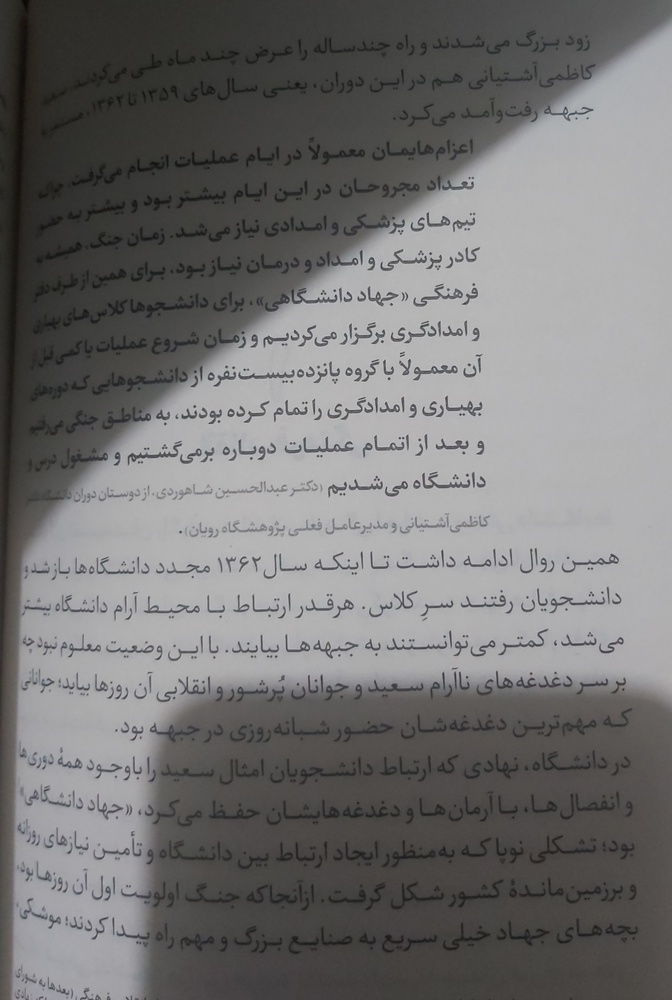
#> input picture HW[8]/royan.jpg, 672 x 1000 px, shrunk from 3540 x 5267 before the run
$ jupyter execute --allow-errors 'HW[8].ipynb'   (shell and % lines are left out)
#> lines starting #> are read from the running program, lines starting #| are printed output that depends on the picture; after the words box and inside, x2 and y2 are one past the last pixel; in counts of white or black regions, pixels touching at a corner belong together
# **الف:**

[cell 1]
# Import required packages
import cv2
import pytesseract
from google.colab.patches import cv2_imshow
from PIL import Image
from matplotlib import pyplot as plt

##################### your code ################################
img = cv2.imread("royan.jpg")
#> img is the input picture: shape (1000, 672, 3); mean B, G, R 115.3, 115.6, 116.4
gray = cv2.cvtColor(img, cv2.COLOR_BGR2GRAY)

_, otsu_output = cv2.threshold(
    gray, 0, 255, cv2.THRESH_BINARY + cv2.THRESH_OTSU
)
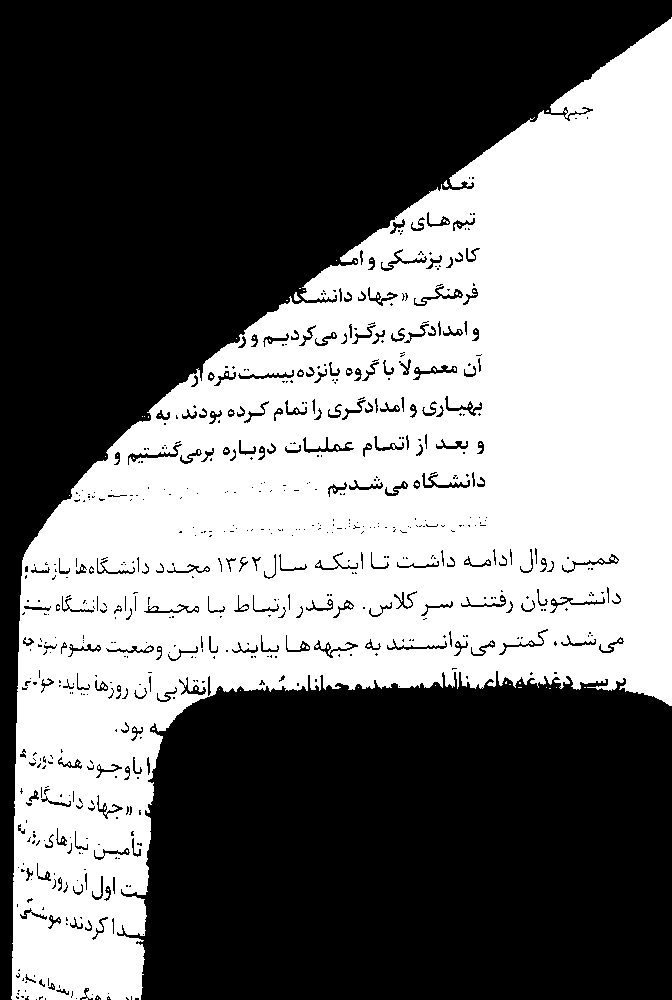
#> otsu_output: shape (1000, 672); 45.3% white; 90 white regions (87 under 20 px), largest, box (x1, y1, x2, y2) and area: (11, 17, 672, 1000) 303694, (294, 292, 301, 301) 36, (443, 180, 449, 187) 22
"""plt.figure()
plt.title("Otsu")
plt.axis("off")
plt.imshow(otsu_output, "gray")"""

adaptive_output = cv2.adaptiveThreshold(
    gray, 255, cv2.ADAPTIVE_THRESH_MEAN_C, cv2.THRESH_BINARY, 55, 15
)
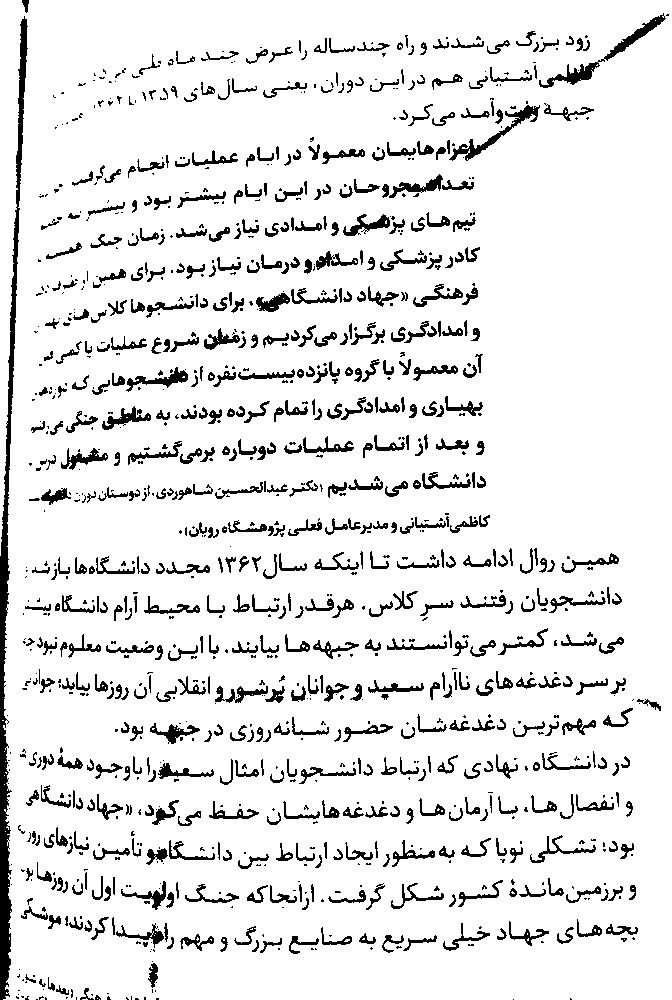
#> adaptive_output: shape (1000, 672); 90.3% white; 1146 black regions (555 under 20 px), largest, box (x1, y1, x2, y2) and area: (0, 16, 28, 1000) 5932, (539, 13, 666, 88) 1068, (449, 105, 540, 161) 800
"""plt.figure()
plt.title("Adaptive Threshold")
plt.axis("off")
plt.imshow(adaptive_output, "gray")"""


################################################################
print("******* Otsu result: ********")
print(pytesseract.image_to_string(otsu_output, lang='fas'))
#> (this line was passed over: pytesseract is not available in this run)

print("******* Adaptive thresh result: ********")
print(pytesseract.image_to_string(adaptive_output, lang='fas'))
#> (this line was passed over: pytesseract is not available in this run)

[cell 2]
# Without thresholding
image_path_in_colab='royan.jpg'
#> (the rest of this cell did not finish here and is left out)

# **ب:**

[cell 3]
# Import required packages
import cv2
import pytesseract
from google.colab.patches import cv2_imshow
from PIL import Image
##################### your code ################################
img = cv2.imread("mypic.png")
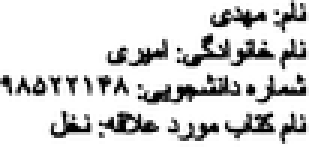
#> input picture HW[8]/mypic.png, 103 x 49 px, shrunk from 541 x 256 before the run (shown 3 times larger)
#> img is the input picture: shape (49, 103, 3); min 0, max 255, mean 214
gray = cv2.cvtColor(img, cv2.COLOR_BGR2GRAY)
#> gray: shape (49, 103)

_, otsu_output = cv2.threshold(
    gray, 0, 255, cv2.THRESH_BINARY + cv2.THRESH_OTSU
)
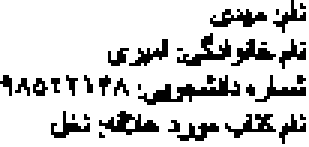
#> otsu_output: shape (49, 103) (shown 3 times larger); 82.6% white; black in thin lines or dots

kernel = cv2.getStructuringElement(cv2.MORPH_RECT, (3,3))
dilation = cv2.dilate(otsu_output, kernel, iterations=1)
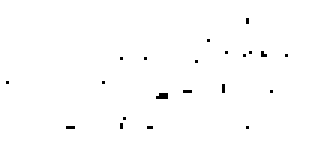
#> dilation: shape (49, 103) (shown 3 times larger); 99.2% white; black in thin lines or dots, all inside (x1, y1, x2, y2) = (2, 6, 96, 43)

################################################################
# Finding contours
im2 = img.copy()
contours, hierarchy = cv2.findContours(dilation, cv2.RETR_EXTERNAL,cv2.CHAIN_APPROX_NONE)
#> contours = 1 contour; box (x1, y1, x2, y2) and area: (0, 0, 103, 49) 4896

#> (the rest of this cell did not finish here and is left out)

[cell 4]
def get_dilation_result(struct_shape, struct_size, iterations, shape_str):
    kernel = cv2.getStructuringElement(struct_shape, struct_size)
    dilation = cv2.dilate(otsu_output, kernel, iterations=iterations)
    plt.figure()
    plt.axis("off")
    plt.title(f"{shape_str}{str(struct_size)}  iteration cnt:{iterations}")
    plt.imshow(dilation, "gray")

get_dilation_result(cv2.MORPH_RECT, (3,3), 1, "RECT")
get_dilation_result(cv2.MORPH_ELLIPSE, (3,3), 1, "ELLIPSE")
#> call 2 of get_dilation_result, with struct_shape = 2, struct_size = (3, 3), iterations = 1, shape_str = 'ELLIPSE'
#> in get_dilation_result (call 2), `dilation = cv2.dilate(otsu_output, kernel, iterations=iterations)`:
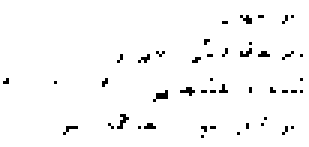
#> dilation: shape (49, 103) (shown 3 times larger); 97.1% white; black in thin lines or dots, all inside (x1, y1, x2, y2) = (1, 5, 101, 46)
get_dilation_result(cv2.MORPH_CROSS, (3,3), 1, "CROSS")

get_dilation_result(cv2.MORPH_RECT, (5,5), 1, "RECT")
#> in get_dilation_result (call 4), `dilation = cv2.dilate(otsu_output, kernel, iterations=iterations)`: dilation: shape (49, 103); every value is 255
get_dilation_result(cv2.MORPH_ELLIPSE, (5,5), 1, "ELLIPSE")
get_dilation_result(cv2.MORPH_CROSS, (5,5), 1, "CROSS")
#> in get_dilation_result (call 6), `dilation = cv2.dilate(otsu_output, kernel, iterations=iterations)`:
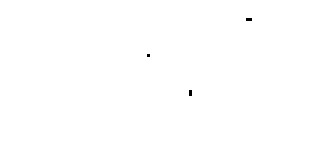
#> dilation: shape (49, 103) (shown 3 times larger); 99.9% white; black in thin lines or dots, all inside (x1, y1, x2, y2) = (49, 6, 84, 32)

get_dilation_result(cv2.MORPH_RECT, (3,3), 2, "RECT")
get_dilation_result(cv2.MORPH_ELLIPSE, (3,3), 2, "ELLIPSE")
#> in get_dilation_result (call 8), `dilation = cv2.dilate(otsu_output, kernel, iterations=iterations)`: dilation: shape (49, 103); 100% white; black in thin lines or dots, all inside (x1, y1, x2, y2) = (63, 6, 83, 31)
get_dilation_result(cv2.MORPH_CROSS, (3,3), 2, "CROSS")

get_dilation_result(cv2.MORPH_RECT, (3,3), 3, "RECT")
get_dilation_result(cv2.MORPH_ELLIPSE, (3,3), 3, "ELLIPSE")
get_dilation_result(cv2.MORPH_CROSS, (3,3), 3, "CROSS")
